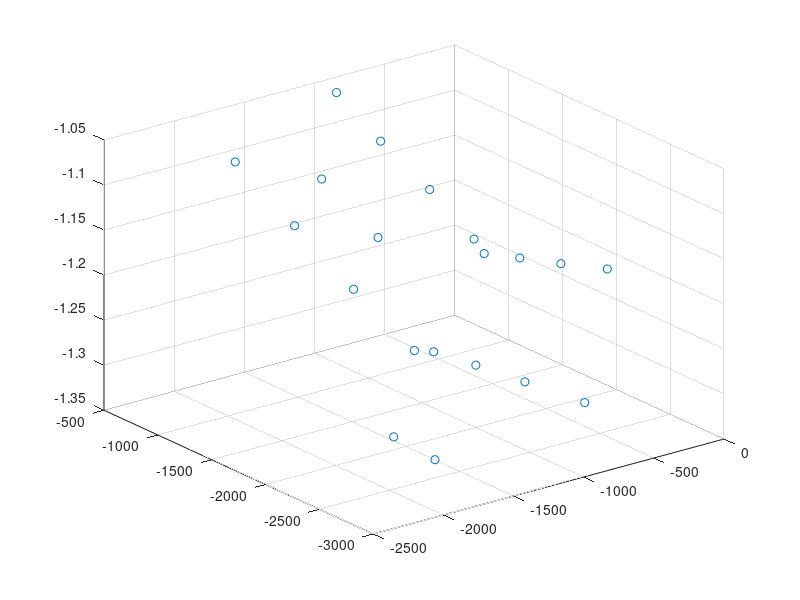

The MATLAB source for this figure:
clear all
clc

load('points.mat');
Image_A = pts_img_2;
Image_B = pts_img_1;

% figure(1); imshow('pics\pic1.jpg');
% hold on;
% 
% for i = 1 : 20
%     h = plot(pts_img_1(i, 1), pts_img_1(i, 2), 'x', 'Color', 'r', 'MarkerSize', 10);
%     set(h, 'linewidth', 3);
% end

%figure(1); imshow('pics\pic2.jpg');
% hold on;
% 
% for i = 1 : 20
%     h = plot(pts_img_2(i, 1), pts_img_2(i, 2), 'x', 'Color', 'r', 'MarkerSize', 10);
%     set(h, 'linewidth', 3);
% end

T=[2/2500,0,-1;0,2/1875,-1;0,0,1];
T2=[2/1875,0,-1;0,2/2500,-1;0,0,1];
Image_AA=(T*[Image_A';ones(1,20)])';
Image_BB=(T2*[Image_B';ones(1,20)])';
for i=1:20
    A(i,:)=[Image_BB(i,1)*Image_A(i,1),Image_BB(i,1)*Image_AA(i,2),Image_BB(i,1),Image_BB(i,2)*Image_AA(i,1),Image_BB(i,2)*Image_AA(i,2),Image_BB(i,2),Image_AA(i,1),Image_AA(i,2),1];
end
    
[U,S,V]=svd(A);
null(A');
F=V(:,9);
F=(reshape(F,[3,3]))';
[u,s,v]=svd(F);

s(3,3)=0;
F2=u*s*v';
F=T2'*F2*T;

e_2=null(F');
skew_e_2=[0,-e_2(3),e_2(2);e_2(3),0,-e_2(1);-e_2(2),e_2(1),0];
P_2=[skew_e_2*F,e_2];
P_1=[1,0,0,0;0,1,0,0;0,0,1,0];

for i=1:20
A_X(1,:)=Image_A(i,1)*P_1(3,:)-P_1(1,:);
A_X(2,:)=Image_A(i,2)*P_1(3,:)-P_1(2,:);
A_X(3,:)=Image_B(i,1)*P_2(3,:)-P_2(1,:);
A_X(4,:) =Image_B(i,2)*P_2(3,:)-P_2(2,:);
[u2,s2,v2]=svd(A_X);
X(:,i)=v2(:,4)';
end

line1_1=cross([Image_A(1,:),1],[Image_A(4,:),1]);
line1_2=cross([Image_A(5,:),1],[Image_A(8,:),1]);
vanish1_1=cross(line1_1,line1_2);
vanish2_1=F*vanish1_1';
line2_1=cross([Image_B(1,:),1],[Image_B(4,:),1]);
vanish3_1=cross(vanish2_1,line2_1);

skew_v_1=[0,-vanish3_1(3),vanish3_1(2);vanish3_1(3),0,-vanish3_1(1);-vanish3_1(2),vanish3_1(1),0];
Vanish1=[skew_v_1*P_1;line2_1*P_2];
Space_vanish_point1=null(Vanish1);



line1_3=cross([Image_A(1,:),1],[Image_A(5,:),1]);
line1_4=cross([Image_A(4,:),1],[Image_A(8,:),1]);
vanish1_2=cross(line1_3,line1_4);
vanish2_2=F*vanish1_2';
line2_2=cross([Image_B(1,:),1],[Image_B(5,:),1]);
vanish3_2=cross(vanish2_2,line2_2);

skew_v_2=[0,-vanish3_2(3),vanish3_2(2);vanish3_2(3),0,-vanish3_2(1);-vanish3_2(2),vanish3_2(1),0];
Vanish2=[skew_v_2*P_1;line2_2*P_2];
Space_vanish_point2=null(Vanish2);

line1_5=cross([Image_A(11,:),1],[Image_A(14,:),1]);
line1_6=cross([Image_A(15,:),1],[Image_A(18,:),1]);
vanish1_3=cross(line1_3,line1_4);
vanish2_3=F*vanish1_3';
line2_3=cross([Image_B(11,:),1],[Image_B(14,:),1]);
vanish3_3=cross(vanish2_3,line2_3);


skew_v_3=[0,-vanish3_3(3),vanish3_3(2);vanish3_3(3),0,-vanish3_3(1);-vanish3_3(2),vanish3_3(1),0];
Vanish3=[skew_v_3*P_1;line2_3*P_2];
Space_vanish_point3=null(Vanish3);


infinity_pai=null([Space_vanish_point1';Space_vanish_point2';Space_vanish_point3']);

H=[1,0,0,0;0,1,0,0;0,0,1,0;infinity_pai'];

X=H*X;
for i=1:4
X(i,:)=X(i,:)./X(4,:);
end

scatter3(X(1,:),X(2,:),X(3,:))

plane1=null([X(:,1)';X(:,4)';X(:,5)'])
plane2=null([X(:,11)';X(:,14)';X(:,15)'])
plane1'
plane2'
